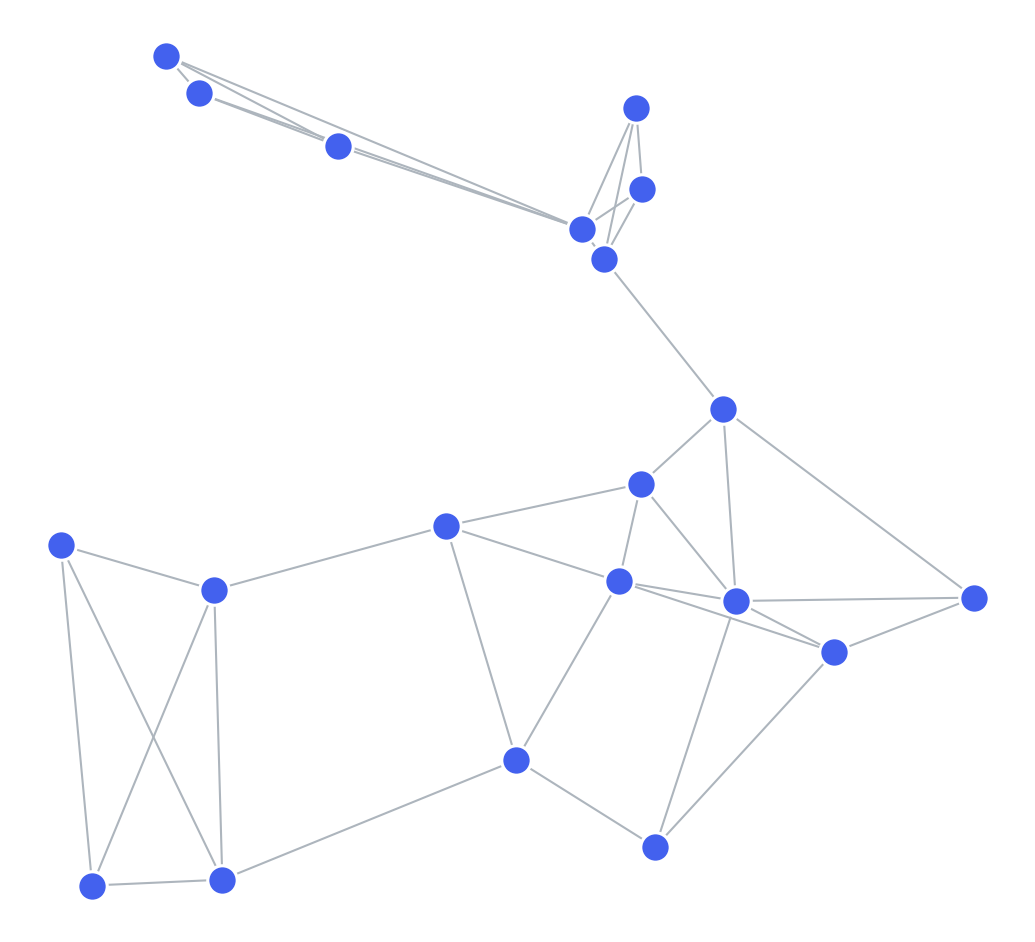

Write the Python code that produced this figure.
import os
import numpy as np
import matplotlib.pyplot as plt
from sklearn.neighbors import NearestNeighbors

HERE = os.path.dirname(os.path.abspath(__file__))

rng = np.random.default_rng()
n_points = 20
k = 3

points = rng.uniform(0, 10, size=(n_points, 2))

nbrs = NearestNeighbors(n_neighbors=k + 1).fit(points)  # +1 because point is its own neighbour
distances, indices = nbrs.kneighbors(points)

fig, ax = plt.subplots(figsize=(7, 7))
ax.set_aspect("equal")
ax.axis("off")

# Draw edges
drawn = set()
for i, neighbors in enumerate(indices):
    for j in neighbors[1:]:  # skip self (index 0)
        edge = tuple(sorted((i, j)))
        if edge not in drawn:
            ax.plot(
                [points[i, 0], points[j, 0]],
                [points[i, 1], points[j, 1]],
                color="#adb5bd", linewidth=1, zorder=1,
            )
            drawn.add(edge)

# Draw points
ax.scatter(points[:, 0], points[:, 1], s=200, color="#4361ee",
           edgecolors="white", linewidths=1.5, zorder=2)

plt.tight_layout()
plt.savefig(os.path.join(HERE, "knn_figure.png"), dpi=150, bbox_inches="tight")
# plt.show()
